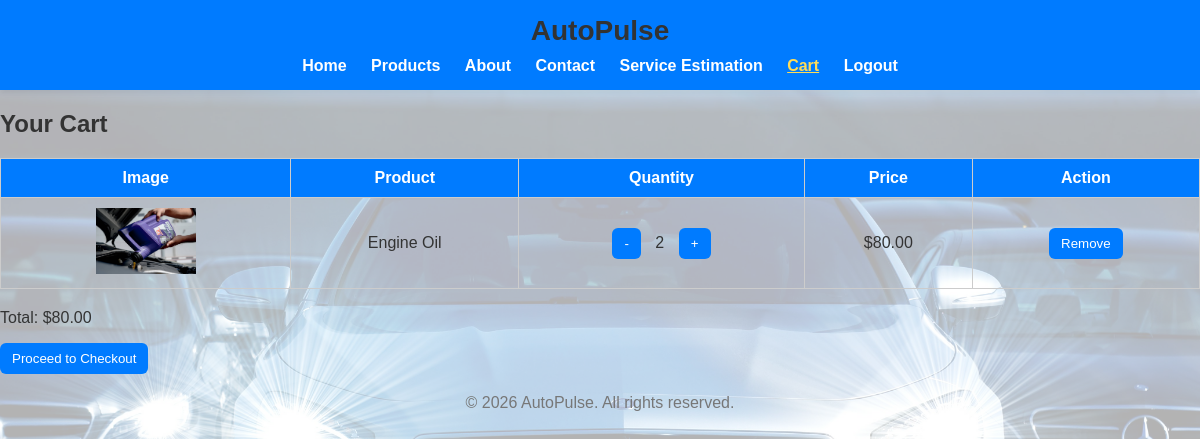
/public/index.php?page=cart (signed in), run on the app's committed database.
### tables this page shows
CREATE TABLE `carts` (
  `id` int(11) NOT NULL,
  `user_id` int(11) NOT NULL,
  `product_id` int(11) NOT NULL,
  `quantity` int(11) DEFAULT 1
);

CREATE TABLE `products` (
  `id` int(11) NOT NULL,
  `name` varchar(255) NOT NULL,
  `description` text DEFAULT NULL,
  `price` decimal(10,2) NOT NULL,
  `discount` decimal(10,2) DEFAULT 0.00,
  `image_url` varchar(255) DEFAULT NULL
);

### app/controllers/CartController.php (called while the page is built, shortened)
<?php
require_once __DIR__ . '/../models/CartModel.php';
class CartController {
    public function index() {
        $model = new CartModel();
        $cartItems = $model->getByUser($_SESSION['user_id']);
        $total = $model->getTotal($_SESSION['user_id']);
        require_once __DIR__ . '/../views/cart.php';
    }
}

### app/models/CartModel.php (called while the page is built, shortened)
<?php
class CartModel {
    public function getByUser($user_id) {
        $db = getDB();
        $stmt = $db->prepare('SELECT c.*, p.name, p.price, p.discount, p.image_url FROM carts c JOIN products p ON c.product_id = p.id WHERE c.user_id = :uid');
        $stmt->execute(['uid' => $user_id]);
        return $stmt->fetchAll(PDO::FETCH_ASSOC);
    }
    public function getTotal($user_id) {
        $db = getDB();
        $stmt = $db->prepare('SELECT SUM((p.price - p.discount) * c.quantity) AS total FROM carts c JOIN products p ON c.product_id = p.id WHERE c.user_id = :uid');
        $stmt->execute(['uid' => $user_id]);
        return $stmt->fetchColumn() ?: 0.00;
    }
}

### app/views/cart.php (the view, shortened to what this page needs)
<?php require_once 'header.php'; ?>
<h2>Your Cart</h2>
<?php if (empty($cartItems)): ?>
    <p>Your cart is empty.</p>
<?php else: ?>
    <table>
        <thead>
            <tr>
                <th>Image</th>
                <th>Product</th>
                <th>Quantity</th>
                <th>Price</th>
                <th>Action</th>
            </tr>
        </thead>
        <tbody>
            <?php foreach ($cartItems as $item): ?>
                <tr data-product-id="<?php echo $item['product_id']; ?>">
                    <td>
                        <?php
                        $img = !empty($item['image_url']) ? $item['image_url'] : 'default.jpg';
                        ?>
                        <img src="<?php echo BASE_URL . 'image/' . htmlspecialchars($img); ?>"
                             alt="<?php echo htmlspecialchars($item['name']); ?>" width="100">
                    </td>
                    <td><?php echo htmlspecialchars($item['name']); ?></td>
                    <td>
                        <button onclick="updateQuantity(<?php echo $item['product_id']; ?>, -1)">-</button>
                        <span class="quantity"><?php echo $item['quantity']; ?></span>
                        <button onclick="updateQuantity(<?php echo $item['product_id']; ?>, 1)">+</button>
                    </td>
                    <td>
                        $<?php echo number_format(($item['price'] - $item['discount']) * $item['quantity'], 2); ?>
                    </td>
                    <td>
                        <button onclick="removeFromCart(<?php echo $item['product_id']; ?>)">Remove</button>
                    </td>
                </tr>
            <?php endforeach; ?>
        </tbody>
    </table>
    <p>Total: $<?php echo number_format($total, 2); ?></p>
    <a href="index.php?page=checkout"><button>Proceed to Checkout</button></a>
<?php endif; ?>
<?php require_once 'footer.php'; ?>

### public/CSS/style.css (style rules this page uses)
body { font-family: Arial, sans-serif; margin: 20px; }
h1, h2, h3 { color: #333; }
button { padding: 5px 10px; cursor: pointer; }
table { width: 100%; border-collapse: collapse; }
th, td { border: 1px solid #ddd; padding: 8px; text-align: left; }
.quantity { margin: 0 10px; }
body { margin: 0; font-family: Arial, sans-serif; background-color: #f8f9fa; }
body { margin: 0; font-family: Arial, sans-serif; background: url('../image/pexels-mikebirdy-120049.jpg') no-repeat center center fixed; background-size: cover; color: #333; }
body::before { content: ''; position: fixed; top: 0; left: 0; width: 100%; height: 100%; background: rgba(255, 255, 255, 0.7); z-index: -1; }
table { width: 100%; border-collapse: collapse; margin-bottom: 20px; font-size: 16px; }
table th, table td { border: 1px solid #ccc; padding: 10px; text-align: center; }
table th { background-color: #007bff; color: white; }
button { padding: 8px 12px; background-color: #007bff; color: white; border: none; border-radius: 6px; cursor: pointer; transition: background-color 0.3s; }

### data on the page
carts: product.image_url (picture), product.name "Engine Oil", quantity "2", ($item['price'] - $item['discount']) * $item['quantity'] "80.00"

### other printed values
$total "80.00"
